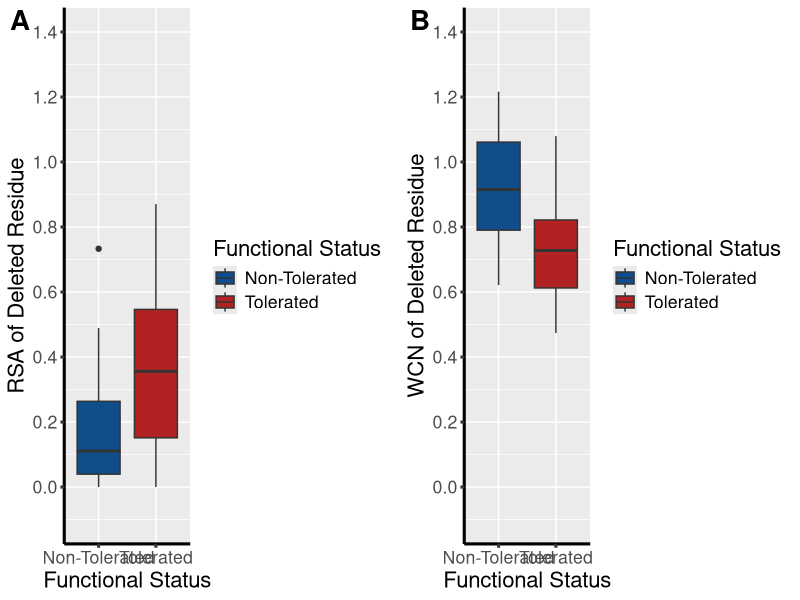
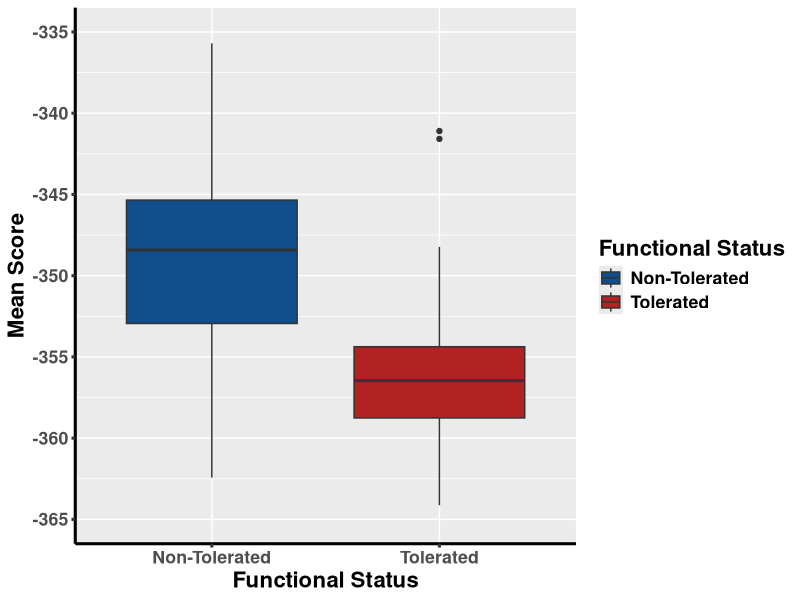
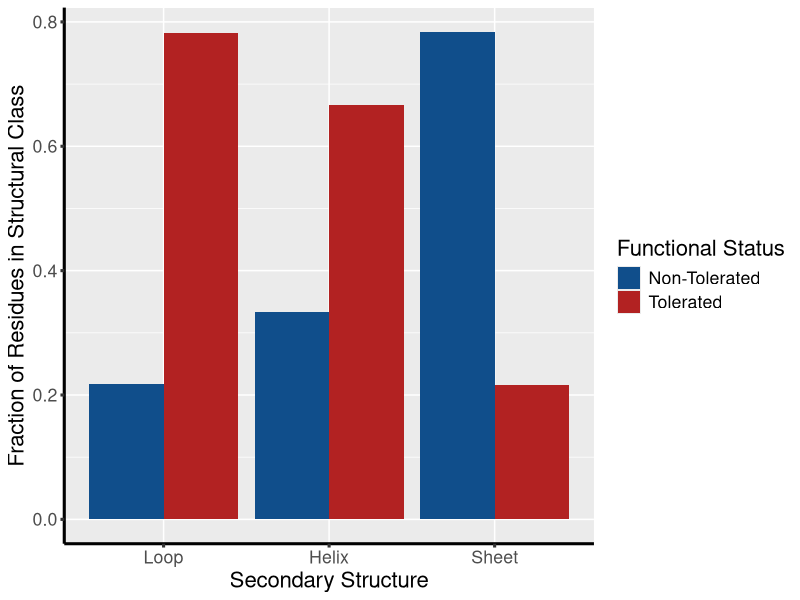
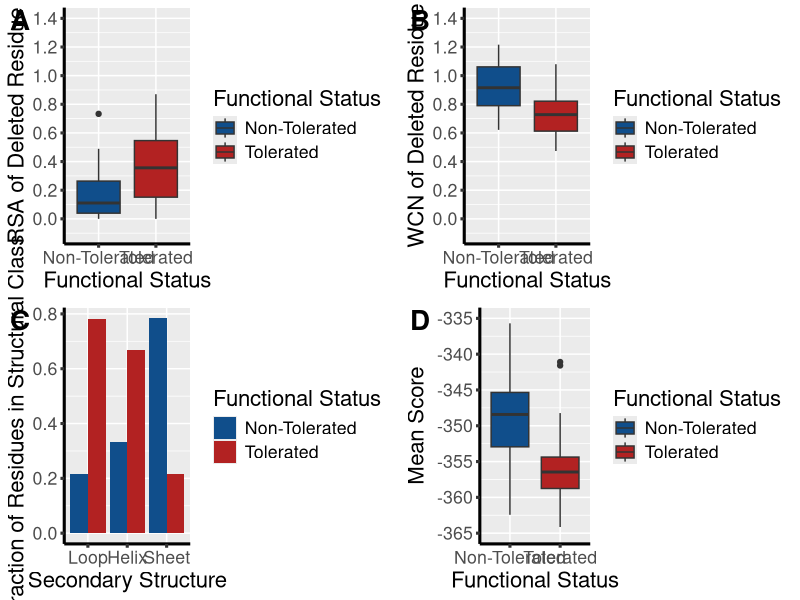

R code for these plots, in order:
library(dplyr)
library(ggplot2)
library(cowplot)

sum_data = read.csv("../data/relax_full_egfp_summary_data.csv")
tolerated_data = sum_data %>% filter(functional_status == "tolerated")
non_tolerated_data = sum_data %>% filter(functional_status == "non-tolerated")

structure_tally = sum_data %>% group_by(SS) %>% tally()
ss_counts = sum_data %>% group_by(SS, functional_status) %>% tally()

helix_count = ss_counts %>% filter(SS == "Helix") 
h_count = as.integer(structure_tally[1,2])
helix_data = helix_count %>% mutate(SS_freqs = n/h_count)

beta_count = ss_counts %>% filter(SS == "Sheet") 
b_count = as.integer(structure_tally[3,2])
beta_data = beta_count %>% mutate(SS_freqs = n/b_count)

loop_count = ss_counts %>% filter(SS == "Loop") 
l_count = as.integer(structure_tally[2,2])
loop_data = loop_count %>% mutate(SS_freqs = n/l_count)

all_data = rbind(helix_data, beta_data)
all_data = rbind(all_data, loop_data)
all_data$SS <- factor(all_data$SS, levels=c("Loop", "Helix", "Sheet"))

p1 = ggplot(sum_data, aes(x = functional_status, y = RSA, fill = functional_status)) +
  geom_boxplot() + 
  xlab("Functional Status") + 
  ylab("RSA of Deleted Residue") + 
  theme(text = element_text(size = 16)) + 
  theme(axis.line = element_line(size = 1.05)) + 
  theme(axis.ticks = element_line(size = 1.05)) + 
  scale_x_discrete(breaks = c("non-tolerated", "tolerated"), labels = c("Non-Tolerated", "Tolerated") ) +
  scale_fill_manual(name = c("Functional Status"), breaks = c("non-tolerated", "tolerated"), labels = c("Non-Tolerated", "Tolerated"), values = c("dodgerblue4", "firebrick")) + 
  coord_cartesian(ylim = c(-0.1, 1.4)) + 
  scale_y_continuous(breaks = seq(0.0, 1.4, 0.2 )) 

p2 = ggplot(sum_data, aes(x = functional_status, y = wcnSC, fill = functional_status)) +
  geom_boxplot() + 
  xlab("Functional Status") + 
  ylab("WCN of Deleted Residue") + 
  theme(text = element_text(size = 16)) + 
  theme(axis.line = element_line(size = 1.05)) + 
  theme(axis.ticks = element_line(size = 1.05)) + 
  scale_x_discrete(breaks = c("non-tolerated", "tolerated"), labels = c("Non-Tolerated", "Tolerated") ) + 
  scale_fill_manual(name = c("Functional Status"), breaks = c("non-tolerated", "tolerated"), labels = c("Non-Tolerated", "Tolerated"), values = c("dodgerblue4", "firebrick")) + 
  coord_cartesian(ylim = c(-0.1, 1.4)) + 
  scale_y_continuous(breaks = seq(0.0, 1.4, 0.2 )) 

p3 = ggplot(all_data, aes(x = SS, y = SS_freqs, fill = functional_status)) + 
  xlab("Secondary Structure") +
  ylab("Fraction of Residues in Structural Class") + 
  theme(text = element_text(size = 16)) + 
  theme(axis.line = element_line(size = 1.05)) + 
  theme(axis.ticks = element_line(size = 1.05)) + 
  geom_bar(position = "dodge", stat = "identity") +
  scale_fill_manual(name = c("Functional Status"), breaks = c("non-tolerated", "tolerated"), labels = c("Non-Tolerated", "Tolerated"), values = c("dodgerblue4", "firebrick"))

p4 = ggplot(sum_data, aes(x = functional_status, y = mean_score, fill = functional_status)) +
  geom_boxplot() + 
  xlab("Functional Status") + 
  ylab("Mean Score") + 
  theme(text = element_text(size = 16)) + 
  theme(axis.line = element_line(size = 1.05)) + 
  theme(axis.ticks = element_line(size = 1.05)) + 
  scale_x_discrete(breaks = c("non-tolerated", "tolerated"), labels = c("Non-Tolerated", "Tolerated") ) + 
  scale_fill_manual(name = c("Functional Status"), breaks = c("non-tolerated", "tolerated"), labels = c("Non-Tolerated", "Tolerated"), values = c("dodgerblue4", "firebrick")) + 
  coord_cartesian(ylim = c(-365, -335)) + 
  scale_y_continuous(breaks = seq(-365, -335, 5 ))

p5 = ggplot(sum_data, aes(x = functional_status, y = mean_score, fill = functional_status)) +
  geom_boxplot() + 
  xlab("Functional Status") + 
  ylab("Mean Score") + 
  theme(text = element_text(size = 16, face = "bold")) + 
  theme(axis.line = element_line(size = 1.05)) + 
  theme(axis.ticks = element_line(size = 1.05)) + 
  scale_x_discrete(breaks = c("non-tolerated", "tolerated"), labels = c("Non-Tolerated", "Tolerated") ) + 
  scale_fill_manual(name = c("Functional Status"), breaks = c("non-tolerated", "tolerated"), labels = c("Non-Tolerated", "Tolerated"), values = c("dodgerblue4", "firebrick")) + 
  coord_cartesian(ylim = c(-365, -335)) + 
  scale_y_continuous(breaks = seq(-365, -335, 5 ))

combo_plot = plot_grid(p1, p2, nrow = 1, labels = c("A", "B", align = "hv"), label_size = 20)
ggsave("../figures/structure_boxplots.pdf", plot = combo_plot, height = 5, width = 12, useDingbats = F)
ggsave("../figures/mean_score_boxplot.pdf", plot = p5, height = 5, width = 6, useDingbats = F)
ggsave("../figures/ss_barplot.pdf", plot = p3, height = 5, width = 7, useDingbats = F)

four_plot = plot_grid(p1, p2, p3, p4, nrow = 2, labels = c("A", "B", "C", "D", align = "hv"), label_size = 20)
ggsave("../figures/four_panel_structure.pdf", plot = four_plot, height = 12, width = 14, useDingbats = F)

